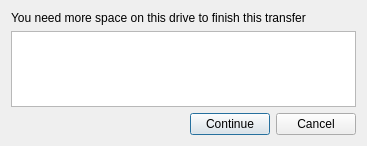
<?xml version="1.0" encoding="UTF-8"?>
<ui version="4.0">
 <class>DiskSpace</class>
 <widget class="QDialog" name="DiskSpace">
  <property name="geometry">
   <rect>
    <x>0</x>
    <y>0</y>
    <width>367</width>
    <height>146</height>
   </rect>
  </property>
  <property name="windowTitle">
   <string>Disk space</string>
  </property>
  <property name="windowIcon">
   <iconset resource="copyEngineResources.qrc">
    <normaloff>:/CopyEngine/Ultracopier/resources/remove.png</normaloff>:/CopyEngine/Ultracopier/resources/remove.png</iconset>
  </property>
  <layout class="QVBoxLayout" name="verticalLayout">
   <item>
    <widget class="QLabel" name="label">
     <property name="text">
      <string>You need more space on this drive to finish this transfer</string>
     </property>
    </widget>
   </item>
   <item>
    <widget class="QTextBrowser" name="drives"/>
   </item>
   <item>
    <layout class="QHBoxLayout" name="horizontalLayout">
     <item>
      <spacer name="horizontalSpacer">
       <property name="orientation">
        <enum>Qt::Horizontal</enum>
       </property>
       <property name="sizeHint" stdset="0">
        <size>
         <width>40</width>
         <height>20</height>
        </size>
       </property>
      </spacer>
     </item>
     <item>
      <widget class="QPushButton" name="ok">
       <property name="text">
        <string>Continue</string>
       </property>
      </widget>
     </item>
     <item>
      <widget class="QPushButton" name="cancel">
       <property name="text">
        <string>Cancel</string>
       </property>
      </widget>
     </item>
    </layout>
   </item>
  </layout>
 </widget>
 <resources>
  <include location="copyEngineResources.qrc"/>
 </resources>
 <connections/>
</ui>
